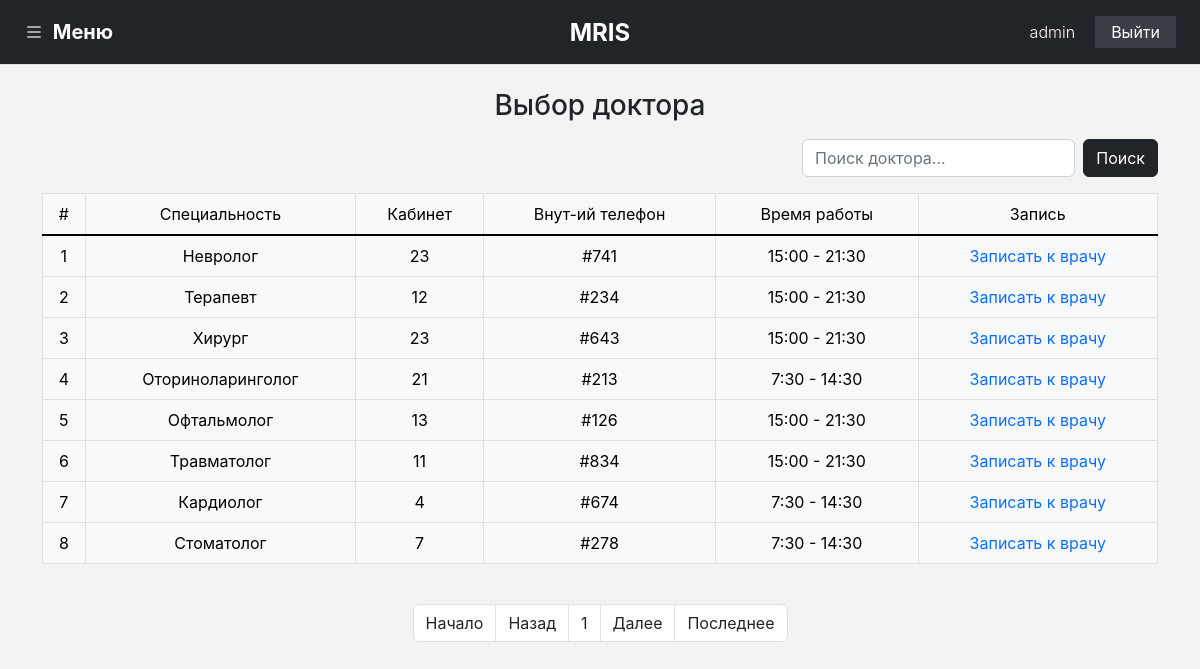
The app's page /registrar/choice_doctor.php (signed in) with its own data.
### tables this page shows
CREATE TABLE `users` (
  `id` int UNSIGNED NOT NULL,
  `password` varchar(255) NOT NULL,
  `login` varchar(100) NOT NULL,
  `status` varchar(255) DEFAULT '0',
  `admin` varchar(1) NOT NULL DEFAULT '0'
);

CREATE TABLE `doctor_list` (
  `id` int NOT NULL,
  `specialization` varchar(255) DEFAULT NULL,
  `office` varchar(255) NOT NULL,
  `internal_phone` varchar(255) NOT NULL,
  `working_hours` varchar(255) NOT NULL,
  `change_doctors` varchar(1) NOT NULL,
  `status` varchar(255) NOT NULL,
  `doctor_id` varchar(11) NOT NULL
);

### registrar/choice_doctor.php (the view, shortened to what this page needs)
<?php
if(!isset($_SESSION['user_registr'])){
	header('Location: users/login.php');
	exit;
} else {
	include '../assets/inc/db.php';
	$search_find = $_GET['search'];
	include '../assets/modul/head.php';
	?>
	<div class="container-fluid">
		<div class="row">
			<?php include '../assets/modul/header.php'; ?>
			<div class="col-12 p-0">
				<div class="container mt-4 text-center">
					<h3 class="my-3">Выбор доктора</h3>
					<form action="<?= $_SERVER['SCRIPT_NAME'] ?>">
						<div class="row justify-content-end mb-3">
							<div class="col-8 p-2">
							</div>
							<div class="d-flex col-md-4 col-12 flex-row gap-2">
								<input type="text" name="search" value="<?php echo $search_find; ?>" class="form-control" placeholder="Поиск доктора...">
								<button class="btn btn-dark" type="submit">Поиск</button>
							</div>
						</div>
					</form>
					<div style="overflow-x: auto;white-space: nowrap;">
						<table class="table table-light table-bordered table-hover text-center"  border="1">
							<thead>
								<tr>
									<td class="p-2">#</td>
									<td class="p-2">Специальность</td>
									<td class="p-2">Кабинет</td>
									<td class="p-2">Внут-ий телефон</td>
									<td class="p-2">Время работы</td>
									<td class="p-2">Запись</td>
								</tr>
							</thead>
							<tbody class="table-group-divider">
								<?php
								include '../assets/inc/function/search_doctor_record_regist.php';
								if ($search_find) {
	countPeople($result);
} else{?>
	<?php
	if (isset($_GET['page'])) {
		$page = $_GET['page'];
	} else {
		$page = 1;
	}
	$size_page = 8;
	$offset = ($page-1) * $size_page;
	$pages_sql = "SELECT COUNT(*) FROM `doctor_list`";
	$result = mysqli_query($link, $pages_sql);
	$total_rows = mysqli_fetch_array($result)[0];
	$total_pages = ceil($total_rows / $size_page);
	$sql = "SELECT * FROM `doctor_list` LIMIT $offset, $size_page";
	$res_data = mysqli_query($link, $sql);
	while($row = mysqli_fetch_array($res_data)){?>
		<tr>
			<td class="p-2"><?php echo ''.$row['id'].'' ?></td>
			<td class="p-2"><?php echo ''.$row['specialization'].'' ?></td>
			<td class="p-2"><?php echo ''.$row['office'].'' ?></td>
			<td class="p-2"><?php echo ''.$row['internal_phone'].'' ?></td>
			<td class="p-2"><?php echo ''.$row['working_hours'].'' ?></td>
			<td class="p-2"><a href="page/record_patients.php?doctor=<?php echo ''.$row['id'].'' ?>">Записать к врачу</a></td>
		</tr>
	<?php    }
	?>
			</tbody>
		</table>
	</div>
<nav class="mt-4">
	<ul class="pagination pagination-xl justify-content-center">
		<li class="page-item d-md-block d-none"><a href="?page=1" class="page-link text-dark border">Начало</a></li>
		<li class="<?php if($page <= 1){ echo 'disabled'; } ?> page-item">
			<a href="<?php if($page <= 1){ echo '#'; } else { echo "?page=".($page - 1); } ?>" class="page-link text-dark border">Назад</a>
			</li>
			<li class="page-item">
				<a href="" class="disabled page-link text-dark border"><?php echo $page ?></a>
			</li>
			<li class="<?php if($page >= $total_pages){ echo 'disabled'; } ?> page-item">
				<a href="<?php if($page >= $total_pages){ echo '#'; } else { echo "?page=".($page + 1); } ?>" class="page-link text-dark border">Далее</a>
			</li>
			<li class="page-item d-md-block d-none"><a href="?page=<?php echo $total_pages; ?>" class="page-link text-dark border">Последнее</a></li>
		</ul>
	</nav>
<?php } ?>
</div>
</div>
</div>
</div>
</main>
<?php } ?>
</body>
</html>

### assets/modul/header.php (shortened to what this page needs)
<?php
include($_SERVER['DOCUMENT_ROOT'] . "/assets/inc/db.php");
$sql = "SELECT * FROM `users` WHERE `id` = ".$_SESSION['user_registr']."";
$res_data = mysqli_query($link, $sql);
while($row = mysqli_fetch_array($res_data)){
$login = $row['login'];
}
?>
<header class="container-fluid p-0 bg-white position-relative">
	<div class="d-flex flex-wrap align-items-center justify-content-between justify-content-lg-between border-bottom px-4 py-3 bg-dark">
<a class="text-white fs-5 fw-bold" data-bs-toggle="offcanvas" href="#offcanvasWithBothOptions" role="button" aria-controls="offcanvasExample">
	<i class="bi bi-list me-1"></i> <span class="d-md-inline-block d-none">Меню</span>
</a>
<a href="/" class="d-flex align-items-center col-auto text-dark text-decoration-none position-absolute top-50 start-50 translate-middle">
	<span class="fs-4 fw-bold text-white title-intro d-md-inline-block d-none">MRIS</span>
</a>
<ul class="nav col-auto">
	<li><p class="mb-0 fw-light text-white p-1 me-3"><?php echo $login; ?></li>
	<li><a href="/registrar/users/clear.php" class="nav-link py-1 text-white link-white" style="background: #383e44;">Выйти</i></a></li>
</ul>
	</div>
</header>

### assets/css/style.css (style rules this page uses)
* { padding: 0; margin: 0; font-family: 'IBM Plex Sans'; font-family: 'Inter'; }
body, html { background: #F3F3F3; background-image: url("../image/site/fon-site.svg"); background-position: left bottom; background-size: cover; background-repeat: no-repeat; }
a { color: #8d8176; text-decoration: none !important; border: none !important; }
li { list-style-type: none; }
ul { margin-left: 0; padding-left: 0; }

### records on screen
users: login "admin"
doctor_list: id "1", specialization "Невролог", office "23", internal_phone "#741", working_hours "15:00 - 21:30"
doctor_list: id "2", specialization "Терапевт", office "12", internal_phone "#234", working_hours "15:00 - 21:30"
doctor_list: id "3", specialization "Хирург", office "23", internal_phone "#643", working_hours "15:00 - 21:30"
doctor_list: id "4", specialization "Оториноларинголог", office "21", internal_phone "#213", working_hours "7:30 - 14:30"
doctor_list: id "5", specialization "Офтальмолог", office "13", internal_phone "#126", working_hours "15:00 - 21:30"
doctor_list: id "6", specialization "Травматолог", office "11", internal_phone "#834", working_hours "15:00 - 21:30"
doctor_list: id "7", specialization "Кардиолог", office "4", internal_phone "#674", working_hours "7:30 - 14:30"
doctor_list: id "8", specialization "Стоматолог", office "7", internal_phone "#278", working_hours "7:30 - 14:30"

### other values on screen
$page "1"
